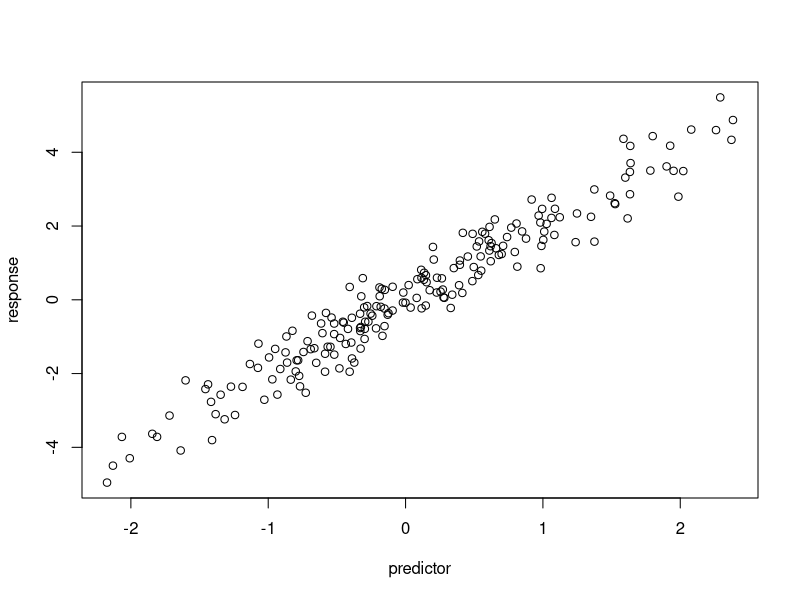

Recreate this plot in R.
#Simulate and plot data
#Haley Gee
#haleygee on github
#2025-10-21

# simulate predictor variable
predictor <- rnorm(n=200)
# simulate response variable with noise
response <- 2 * predictor + rnorm(n=length(predictor), sd=0.5)
# plot the data
plot(x=predictor, y=response)
